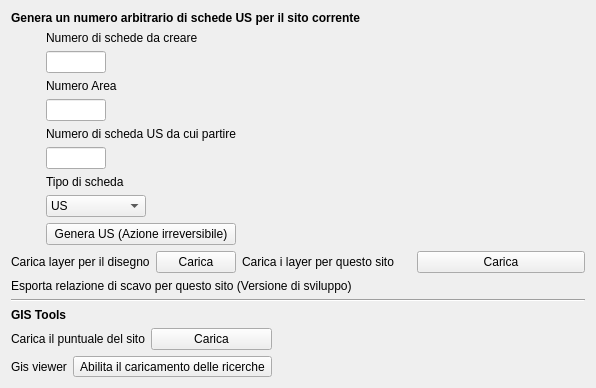
          <widget class="QWidget" name="tabWidgetPage2">
           <attribute name="title">
            <string>Tools</string>
           </attribute>
           <layout class="QGridLayout" name="gridLayout_12">
            <item row="0" column="0" colspan="2">
             <widget class="QLabel" name="label_14">
              <property name="font">
               <font>
                <weight>75</weight>
                <bold>true</bold>
               </font>
              </property>
              <property name="text">
               <string>Genera un numero arbitrario di schede US per il sito corrente</string>
              </property>
             </widget>
            </item>
            <item row="1" column="0">
             <layout class="QGridLayout" name="gridLayout_10">
              <item row="0" column="0">
               <widget class="QLabel" name="label_15">
                <property name="text">
                 <string>Numero di schede da creare</string>
                </property>
               </widget>
              </item>
              <item row="1" column="0">
               <widget class="QLineEdit" name="lineEdit_us_range">
                <property name="maximumSize">
                 <size>
                  <width>60</width>
                  <height>16777215</height>
                 </size>
                </property>
               </widget>
              </item>
              <item row="2" column="0">
               <widget class="QLabel" name="label_16">
                <property name="text">
                 <string>Numero Area</string>
                </property>
               </widget>
              </item>
              <item row="3" column="0">
               <widget class="QLineEdit" name="lineEdit_area">
                <property name="maximumSize">
                 <size>
                  <width>60</width>
                  <height>16777215</height>
                 </size>
                </property>
               </widget>
              </item>
              <item row="4" column="0">
               <widget class="QLabel" name="label_20">
                <property name="text">
                 <string>Numero di scheda US da cui partire</string>
                </property>
               </widget>
              </item>
              <item row="5" column="0">
               <widget class="QLineEdit" name="lineEdit_n_us">
                <property name="maximumSize">
                 <size>
                  <width>60</width>
                  <height>16777215</height>
                 </size>
                </property>
               </widget>
              </item>
              <item row="6" column="0">
               <widget class="QLabel" name="label_17">
                <property name="text">
                 <string>Tipo di scheda</string>
                </property>
               </widget>
              </item>
              <item row="7" column="0">
               <widget class="QComboBox" name="comboBox_t_us">
                <property name="maximumSize">
                 <size>
                  <width>100</width>
                  <height>16777215</height>
                 </size>
                </property>
                <item>
                 <property name="text">
                  <string>US</string>
                 </property>
                </item>
                <item>
                 <property name="text">
                  <string>USM</string>
                 </property>
                </item>
               </widget>
              </item>
              <item row="8" column="0">
               <widget class="QPushButton" name="pushButton_genera_us">
                <property name="text">
                 <string>Genera US (Azione irreversibile)</string>
                </property>
               </widget>
              </item>
             </layout>
            </item>
            <item row="2" column="0" colspan="2">
             <layout class="QHBoxLayout" name="horizontalLayout_3">
              <item>
               <layout class="QHBoxLayout" name="horizontalLayout_2">
                <item>
                 <widget class="QLabel" name="label_3">
                  <property name="toolTip">
                   <string>Carica tutti i layer per poter inserire nuove geometrie</string>
                  </property>
                  <property name="text">
                   <string>Carica layer per il disegno</string>
                  </property>
                 </widget>
                </item>
                <item>
                 <widget class="QPushButton" name="pushButton_draw">
                  <property name="text">
                   <string>Carica</string>
                  </property>
                 </widget>
                </item>
               </layout>
              </item>
              <item>
               <widget class="QLabel" name="label_8">
                <property name="toolTip">
                 <string>Carica tutti layer che contengono geometrie relative a questo sito</string>
                </property>
                <property name="text">
                 <string>Carica i layer per questo sito</string>
                </property>
               </widget>
              </item>
              <item>
               <widget class="QPushButton" name="pushButton_sites_geometry">
                <property name="text">
                 <string>Carica</string>
                </property>
               </widget>
              </item>
             </layout>
            </item>
            <item row="3" column="0" colspan="2">
             <layout class="QHBoxLayout" name="horizontalLayout_4">
              <item>
               <widget class="QLabel" name="label_9">
                <property name="text">
                 <string>Esporta relazione di scavo per questo sito (Versione di sviluppo)</string>
                </property>
               </widget>
              </item>
             </layout>
            </item>
            <item row="4" column="0" colspan="2">
             <layout class="QVBoxLayout" name="verticalLayout_4">
              <item>
               <widget class="Line" name="line">
                <property name="minimumSize">
                 <size>
                  <width>539</width>
                  <height>0</height>
                 </size>
                </property>
                <property name="orientation">
                 <enum>Qt::Horizontal</enum>
                </property>
               </widget>
              </item>
              <item>
               <widget class="QLabel" name="label_10">
                <property name="text">
                 <string>&lt;html&gt;&lt;head/&gt;&lt;body&gt;&lt;p&gt;&lt;span style=&quot; font-weight:600;&quot;&gt;GIS Tools&lt;/span&gt;&lt;/p&gt;&lt;/body&gt;&lt;/html&gt;</string>
                </property>
               </widget>
              </item>
             </layout>
            </item>
            <item row="5" column="0">
             <layout class="QHBoxLayout" name="horizontalLayout_5">
              <item>
               <widget class="QLabel" name="label_11">
                <property name="toolTip">
                 <string>Carica tutti i layer per poter inserire nuove geometrie</string>
                </property>
                <property name="text">
                 <string>Carica il puntuale del sito</string>
                </property>
               </widget>
              </item>
              <item>
               <widget class="QPushButton" name="pushButton_draw_sito">
                <property name="text">
                 <string>Carica</string>
                </property>
               </widget>
              </item>
             </layout>
            </item>
            <item row="5" column="1">
             <spacer name="horizontalSpacer_2">
              <property name="orientation">
               <enum>Qt::Horizontal</enum>
              </property>
              <property name="sizeHint" stdset="0">
               <size>
                <width>261</width>
                <height>20</height>
               </size>
              </property>
             </spacer>
            </item>
            <item row="6" column="0">
             <layout class="QHBoxLayout" name="horizontalLayout_6">
              <item>
               <widget class="QLabel" name="label_12">
                <property name="toolTip">
                 <string>Carica tutti i layer per poter inserire nuove geometrie</string>
                </property>
                <property name="text">
                 <string>Gis viewer</string>
                </property>
               </widget>
              </item>
              <item>
               <widget class="QToolButton" name="toolButton_draw_siti">
                <property name="text">
                 <string>Abilita il caricamento delle ricerche</string>
                </property>
                <property name="checkable">
                 <bool>true</bool>
                </property>
               </widget>
              </item>
             </layout>
            </item>
            <item row="6" column="1">
             <spacer name="horizontalSpacer">
              <property name="orientation">
               <enum>Qt::Horizontal</enum>
              </property>
              <property name="sizeHint" stdset="0">
               <size>
                <width>307</width>
                <height>20</height>
               </size>
              </property>
             </spacer>
            </item>
           </layout>
          </widget>
